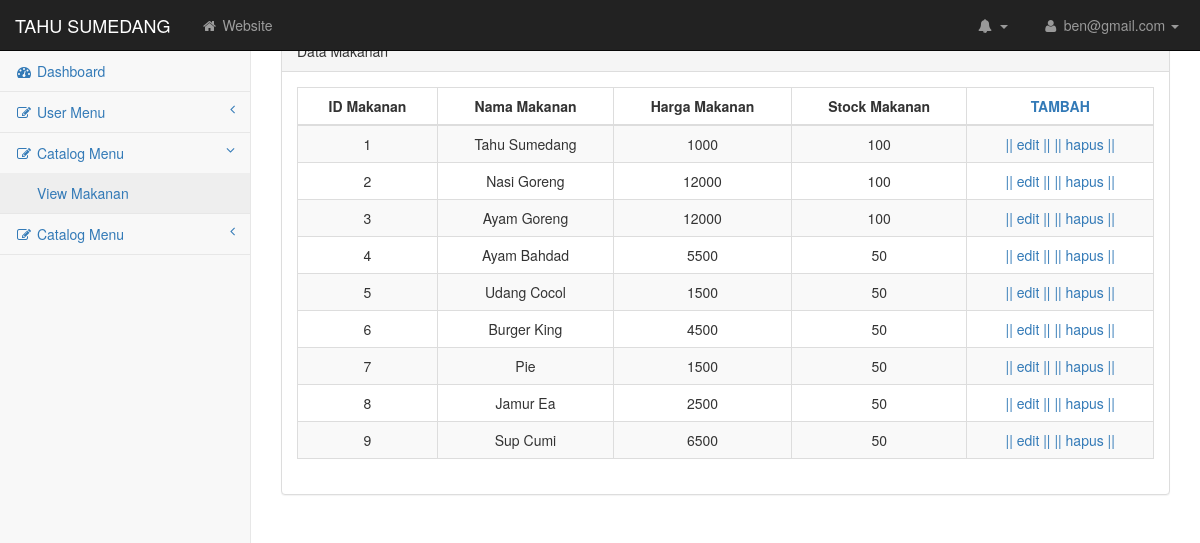
Screenshot of /datamakanan.php (signed in) with the database file from the repository.
### tables this page shows
CREATE TABLE IF NOT EXISTS `db_makanan` (
  `id_makanan` varchar(50) NOT NULL,
  `nama_makanan` varchar(50) NOT NULL,
  `harga_makanan` int(50) NOT NULL,
  `stock_makanan` int(50) NOT NULL
);

### datamakanan.php (the view, shortened to what this page needs)
<!DOCTYPE html>
<?php include 'config.php';
  ?>
<html lang="en">
    <head>
        <link href="css/bootstrap.min.css" rel="stylesheet">
        <link href="css/metisMenu.min.css" rel="stylesheet">
        <link href="css/startmin.css" rel="stylesheet">
        <link href="css/font-awesome.min.css" rel="stylesheet" type="text/css">
</head>
<body>
<?php
			include('header.php');
			include('pinggir.php');
		?>
<?php
$sql = 'select * from db_makanan';
$query = mysqli_query($db_link,$sql);
?>
 <div id="page-wrapper">
					<div class="row">
                    <div class="col-lg-12">
                        <div class="panel panel-default">
                            <div class="panel-heading">
                                Data Makanan
                            </div>
							 <div class="panel-body">
                                <div class="dataTable_wrapper">
<table class="table table-striped table-bordered table-hover" id="dataTables-example">
 <thead>
 <tr>
    <td align="center" ><strong>ID Makanan</td>
    <td align="center" ><strong>Nama Makanan</td>
 <td align="center" ><strong>Harga Makanan</td>
    <td align="center" ><strong>Stock Makanan</td>
    <td align="center" ><strong><a href="tambahmakanan.php">TAMBAH</a></td></tr>
	</thead>
<tbody>
<?php
 while($data = mysqli_fetch_array($query)){
?>
  <tr>
    <td p align="center"><?php echo $data['id_makanan']; ?></td>
    <td p align="center"><?php echo $data['nama_makanan']; ?></td>
 <td p align="center"><?php echo $data['harga_makanan']; ?></td>
 <td p align="center"><?php echo $data['stock_makanan']; ?></td>
   <td p align="center">
  <a href="editmakanan.php?ni=<?php echo $data['id_makanan'];?>" title="Edit"> || edit || </a>
 <a href="delete.php?ni=<?php echo $data['id_makanan'];?>" onclick="return confirm('Yakin mau di hapus?');"><a href="deletemakanan.php?ni=<?php echo $data['id_makanan'];?>" onclick="return confirm('Yakin mau di hapus?');">|| hapus ||</a>
 </td>
  </tr>
<?php
 }
 ?>
 </tbody></table>
         </div>
        </div>
    </body>
</html>

### css/startmin.css (style rules this page uses)
body { background-color: #f8f8f8; }
#page-wrapper { padding: 30px 15px 0 15px; min-height: 568px; background-color: #fff; }
@media (min-width:768px) { #page-wrapper { position: inherit; margin-left: 250px; padding: 30px 30px 0 30px; border-left: 1px solid #e7e7e7; } }

### rows the page displays
db_makanan: id_makanan "1", nama_makanan "Tahu Sumedang", harga_makanan "1000", stock_makanan "100"
db_makanan: id_makanan "2", nama_makanan "Nasi Goreng", harga_makanan "12000", stock_makanan "100"
db_makanan: id_makanan "3", nama_makanan "Ayam Goreng", harga_makanan "12000", stock_makanan "100"
db_makanan: id_makanan "4", nama_makanan "Ayam Bahdad", harga_makanan "5500", stock_makanan "50"
db_makanan: id_makanan "5", nama_makanan "Udang Cocol", harga_makanan "1500", stock_makanan "50"
db_makanan: id_makanan "6", nama_makanan "Burger King", harga_makanan "4500", stock_makanan "50"
db_makanan: id_makanan "7", nama_makanan "Pie", harga_makanan "1500", stock_makanan "50"
db_makanan: id_makanan "8", nama_makanan "Jamur Ea", harga_makanan "2500", stock_makanan "50"
db_makanan: id_makanan "9", nama_makanan "Sup Cumi", harga_makanan "6500", stock_makanan "50"

### other values shown
$_SESSION['email'] "ben@gmail.com"
